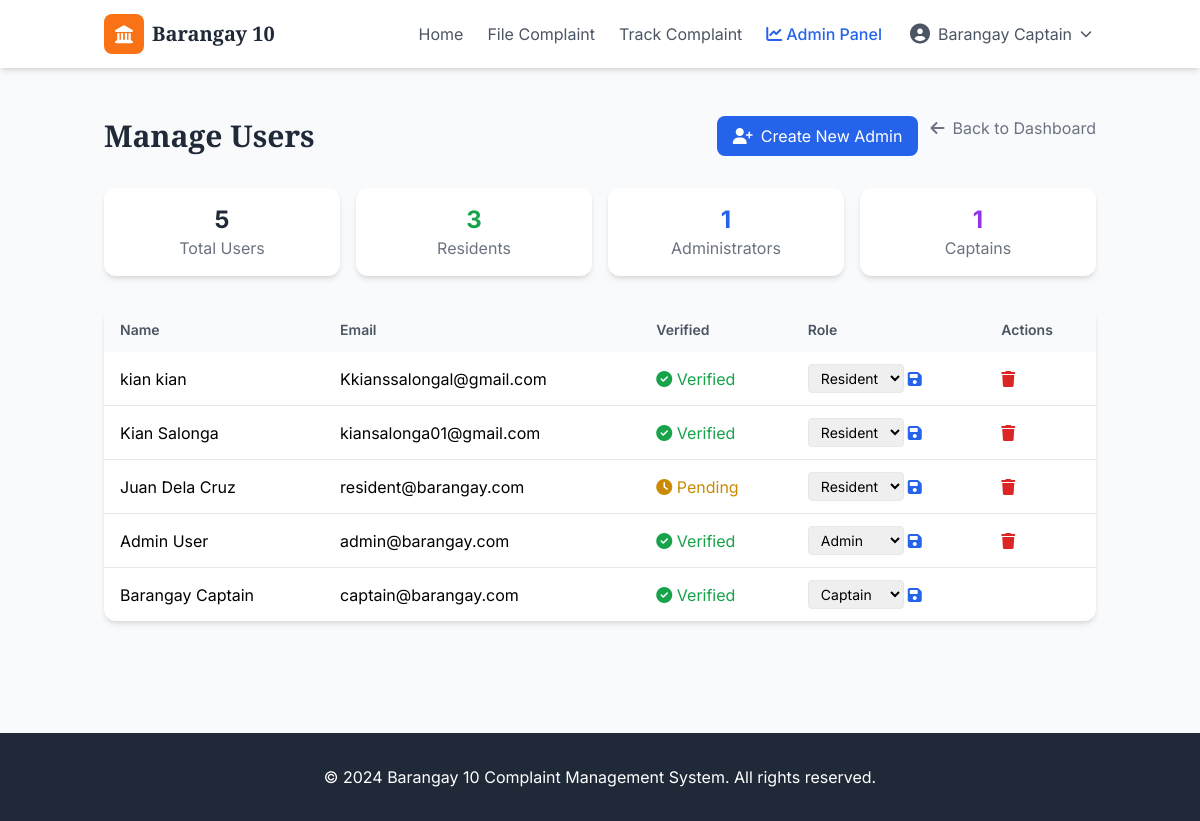
The page /accounts/manage-users/ (signed in) on the database as committed earlier.
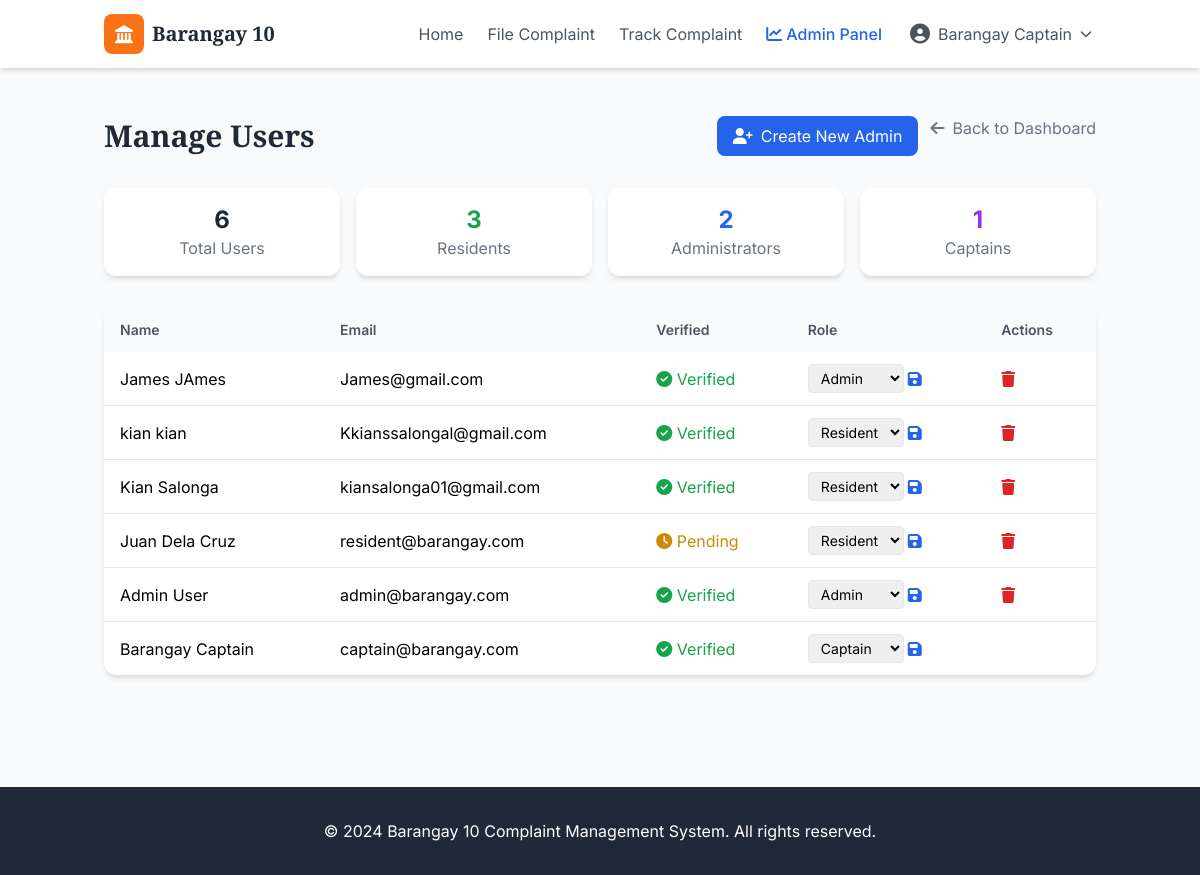
The same page on the database as committed later.
### accounts/models.py (models this page shows, shortened)
class User(AbstractUser):
    username = None
    email = models.EmailField(unique=True)
    ROLE_CHOICES = [
        ('resident', 'Resident'),
        ('admin', 'Admin'),
        ('captain', 'Captain'),
    ]
    role = models.CharField(max_length=20, choices=ROLE_CHOICES, default='resident')
    first_name = models.CharField(max_length=150)
    last_name = models.CharField(max_length=150)
    is_verified = models.BooleanField(default=False)
    verification_code = models.CharField(max_length=6, blank=True, null=True)
    verification_code_created_at = models.DateTimeField(blank=True, null=True)
    USERNAME_FIELD = 'email'
    REQUIRED_FIELDS = ['first_name', 'last_name']
    objects = UserManager()
    def is_admin(self):
        return self.role in ['admin', 'captain']
    def is_captain(self):
        return self.role == 'captain'

### accounts/views.py (the view, shortened to what this page needs)
# urls.py: path('manage-users/', views.manage_users, name='manage_users'),
@login_required
@user_passes_test(lambda u: u.is_captain())
def manage_users(request):
    users = User.objects.all().order_by('-date_joined')
    context = {
        'users': users,
        'total': users.count(),
        'residents': users.filter(role='resident').count(),
        'admins': users.filter(role='admin').count(),
        'captains': users.filter(role='captain').count(),
    }
    return render(request, 'accounts/manage_users.html', context)

### templates/accounts/manage_users.html (shortened to what the changed rows need)
{% extends 'base.html' %}
{% block content %}
<div class="container mx-auto px-4 py-12 max-w-5xl">
    <div class="flex justify-between items-center mb-8">
        <h1 class="text-3xl font-display font-bold text-gray-800">Manage Users</h1>
    </div>
    <div class="grid grid-cols-1 md:grid-cols-4 gap-4 mb-8">
        <div class="bg-white rounded-xl shadow-md p-4 text-center">
            <div class="text-2xl font-bold text-gray-800">{{ total }}</div>
            <div class="text-gray-500">Total Users</div>
        </div>
        <div class="bg-white rounded-xl shadow-md p-4 text-center">
            <div class="text-2xl font-bold text-blue-600">{{ admins }}</div>
            <div class="text-gray-500">Administrators</div>
        </div>
    </div>
    <div class="bg-white rounded-xl shadow-md overflow-hidden">
        <div class="overflow-x-auto">
            <table class="w-full">
                <thead class="bg-gray-50">
                    <tr>
                        <th class="px-4 py-3 text-left text-sm font-semibold text-gray-600">Name</th>
                        <th class="px-4 py-3 text-left text-sm font-semibold text-gray-600">Email</th>
                        <th class="px-4 py-3 text-left text-sm font-semibold text-gray-600">Verified</th>
                        <th class="px-4 py-3 text-left text-sm font-semibold text-gray-600">Role</th>
                        <th class="px-4 py-3 text-left text-sm font-semibold text-gray-600">Actions</th>
                    </tr>
                </thead>
                <tbody class="divide-y divide-gray-200">
                    {% for user in users %}
                    <tr class="hover:bg-gray-50">
                        <td class="px-4 py-3">{{ user.first_name }} {{ user.last_name }}</td>
                        <td class="px-4 py-3">{{ user.email }}</td>
                        <td class="px-4 py-3">
                            {% if user.is_verified %}
                                <span class="text-green-600"><i class="fas fa-check-circle"></i> Verified</span>
                            {% else %}
                                <span class="text-yellow-600"><i class="fas fa-clock"></i> Pending</span>
                            {% endif %}
                        </td>
                        <td class="px-4 py-3">
                            <form method="POST" class="inline-flex gap-1">
                                <select name="role" class="text-sm border rounded px-2 py-1">
                                    <option value="resident" {% if user.role == 'resident' %}selected{% endif %}>Resident</option>
                                    <option value="admin" {% if user.role == 'admin' %}selected{% endif %}>Admin</option>
                                    <option value="captain" {% if user.role == 'captain' %}selected{% endif %}>Captain</option>
                                </select>
                                <button type="submit" class="text-blue-600 hover:text-blue-800">
                                    <i class="fas fa-save"></i>
                                </button>
                            </form>
                        </td>
                        <td class="px-4 py-3">
                            {% if user != request.user %}
                            <form method="POST" class="inline">
                                <button type="submit" class="text-red-600 hover:text-red-800" onclick="return confirm('Delete this user?')">
                                    <i class="fas fa-trash"></i>
                                </button>
                            </form>
                            {% endif %}
                        </td>
                    </tr>
                    {% endfor %}
                </tbody>
            </table>
        </div>
    </div>
</div>
{% endblock %}

### templates/base.html (shortened to what this page needs)
<!DOCTYPE html>
<html lang="en">
<head>
    <script src="https://cdn.tailwindcss.com"></script>
    <link rel="stylesheet" href="https://cdnjs.cloudflare.com/ajax/libs/font-awesome/6.4.0/css/all.min.css">
</head>
<body class="bg-gray-50">
    <nav class="bg-white shadow-md sticky top-0 z-50">
        <div class="container mx-auto px-4 py-3 flex justify-between items-center">
            <a href="{% url 'home' %}" class="flex items-center gap-2">
                <div class="w-10 h-10 bg-orange-500 rounded-lg flex items-center justify-center">
                    <i class="fas fa-landmark text-white text-lg"></i>
                </div>
                <span class="font-display font-bold text-xl text-gray-800">Barangay 10</span>
            </a>
            <div class="hidden md:flex items-center gap-6">
                <a href="{% url 'home' %}" class="text-gray-600 hover:text-orange-500 transition">Home</a>
                <a href="{% url 'submit_complaint' %}" class="text-gray-600 hover:text-orange-500 transition">File Complaint</a>
                <a href="{% url 'track_complaint' %}" class="text-gray-600 hover:text-orange-500 transition">Track Complaint</a>
                {% if user.is_authenticated %}
                    {% if user.is_admin %}
                        <a href="{% url 'admin_dashboard' %}" class="text-blue-600 hover:text-blue-700 transition font-medium">
                            <i class="fas fa-chart-line mr-1"></i>Admin Panel
                        </a>
                    {% endif %}
                    <div class="dropdown-container">
                        <button class="flex items-center gap-2 text-gray-600 hover:text-orange-500 py-2 px-1">
                            <i class="fas fa-user-circle text-xl"></i>
                            <span>{{ user.first_name }} {{ user.last_name }}</span>
                            <i class="fas fa-chevron-down text-xs"></i>
                        </button>
                    </div>
                {% endif %}
            </div>
        </div>
    </nav>
    <main>
        {% block content %}{% endblock %}
    </main>
    <footer class="bg-gray-800 text-white mt-16">
        <div class="container mx-auto px-4 py-8 text-center">
            <p>&copy; 2024 Barangay 10 Complaint Management System. All rights reserved.</p>
        </div>
    </footer>
</body>
</html>

Rows that differ between the two databases and show on the page:
added User: first_name "James", last_name "JAmes", email "James@gmail.com", is_verified True (drawn), role "Admin"
Other text that changed with them:
{{ total }}: "5" → "6"
{{ admins }}: "1" → "2"
